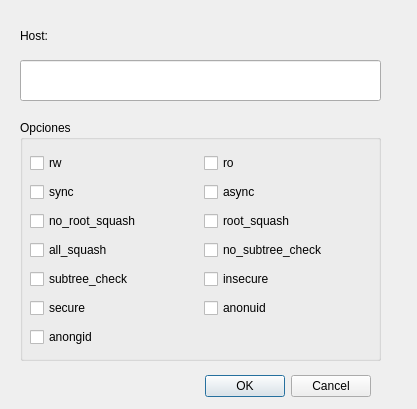
<?xml version="1.0" encoding="UTF-8"?>
<ui version="4.0">
 <class>AddHost</class>
 <widget class="QDialog" name="AddHost">
  <property name="geometry">
   <rect>
    <x>0</x>
    <y>0</y>
    <width>417</width>
    <height>409</height>
   </rect>
  </property>
  <property name="windowTitle">
   <string>Dialog</string>
  </property>
  <widget class="QDialogButtonBox" name="buttonBox">
   <property name="geometry">
    <rect>
     <x>30</x>
     <y>370</y>
     <width>341</width>
     <height>32</height>
    </rect>
   </property>
   <property name="orientation">
    <enum>Qt::Horizontal</enum>
   </property>
   <property name="standardButtons">
    <set>QDialogButtonBox::Cancel|QDialogButtonBox::Ok</set>
   </property>
  </widget>
  <widget class="QLabel" name="AddHost_2">
   <property name="geometry">
    <rect>
     <x>20</x>
     <y>20</y>
     <width>51</width>
     <height>31</height>
    </rect>
   </property>
   <property name="text">
    <string>Host:</string>
   </property>
  </widget>
  <widget class="QLineEdit" name="le_host">
   <property name="geometry">
    <rect>
     <x>20</x>
     <y>60</y>
     <width>361</width>
     <height>41</height>
    </rect>
   </property>
  </widget>
  <widget class="QGroupBox" name="Opciones">
   <property name="geometry">
    <rect>
     <x>20</x>
     <y>120</y>
     <width>361</width>
     <height>241</height>
    </rect>
   </property>
   <property name="title">
    <string>Opciones</string>
   </property>
   <widget class="QWidget" name="gridLayoutWidget">
    <property name="geometry">
     <rect>
      <x>10</x>
      <y>30</y>
      <width>341</width>
      <height>206</height>
     </rect>
    </property>
    <layout class="QGridLayout" name="gridLayout_3">
     <item row="4" column="1">
      <widget class="QCheckBox" name="insecure">
       <property name="text">
        <string>insecure</string>
       </property>
      </widget>
     </item>
     <item row="2" column="1">
      <widget class="QCheckBox" name="root_squash">
       <property name="text">
        <string>root_squash</string>
       </property>
      </widget>
     </item>
     <item row="0" column="1">
      <widget class="QCheckBox" name="ro">
       <property name="text">
        <string>ro</string>
       </property>
      </widget>
     </item>
     <item row="1" column="0">
      <widget class="QCheckBox" name="sync">
       <property name="text">
        <string>sync</string>
       </property>
      </widget>
     </item>
     <item row="2" column="0">
      <widget class="QCheckBox" name="no_root_squash">
       <property name="text">
        <string>no_root_squash</string>
       </property>
      </widget>
     </item>
     <item row="3" column="1">
      <widget class="QCheckBox" name="no_subtree_check">
       <property name="text">
        <string>no_subtree_check</string>
       </property>
      </widget>
     </item>
     <item row="4" column="0">
      <widget class="QCheckBox" name="subtree_check">
       <property name="text">
        <string>subtree_check</string>
       </property>
      </widget>
     </item>
     <item row="1" column="1">
      <widget class="QCheckBox" name="async">
       <property name="text">
        <string>async</string>
       </property>
      </widget>
     </item>
     <item row="3" column="0">
      <widget class="QCheckBox" name="all_squash">
       <property name="text">
        <string>all_squash</string>
       </property>
      </widget>
     </item>
     <item row="5" column="1">
      <widget class="QCheckBox" name="anonuid">
       <property name="text">
        <string>anonuid</string>
       </property>
      </widget>
     </item>
     <item row="0" column="0">
      <widget class="QCheckBox" name="rw">
       <property name="text">
        <string>rw</string>
       </property>
      </widget>
     </item>
     <item row="5" column="0">
      <widget class="QCheckBox" name="secure">
       <property name="text">
        <string>secure</string>
       </property>
      </widget>
     </item>
     <item row="6" column="0">
      <widget class="QCheckBox" name="anongid">
       <property name="text">
        <string>anongid</string>
       </property>
      </widget>
     </item>
    </layout>
   </widget>
  </widget>
 </widget>
 <resources/>
 <connections>
  <connection>
   <sender>buttonBox</sender>
   <signal>accepted()</signal>
   <receiver>AddHost</receiver>
   <slot>accept()</slot>
   <hints>
    <hint type="sourcelabel">
     <x>248</x>
     <y>254</y>
    </hint>
    <hint type="destinationlabel">
     <x>157</x>
     <y>274</y>
    </hint>
   </hints>
  </connection>
  <connection>
   <sender>buttonBox</sender>
   <signal>rejected()</signal>
   <receiver>AddHost</receiver>
   <slot>reject()</slot>
   <hints>
    <hint type="sourcelabel">
     <x>316</x>
     <y>260</y>
    </hint>
    <hint type="destinationlabel">
     <x>286</x>
     <y>274</y>
    </hint>
   </hints>
  </connection>
 </connections>
</ui>
